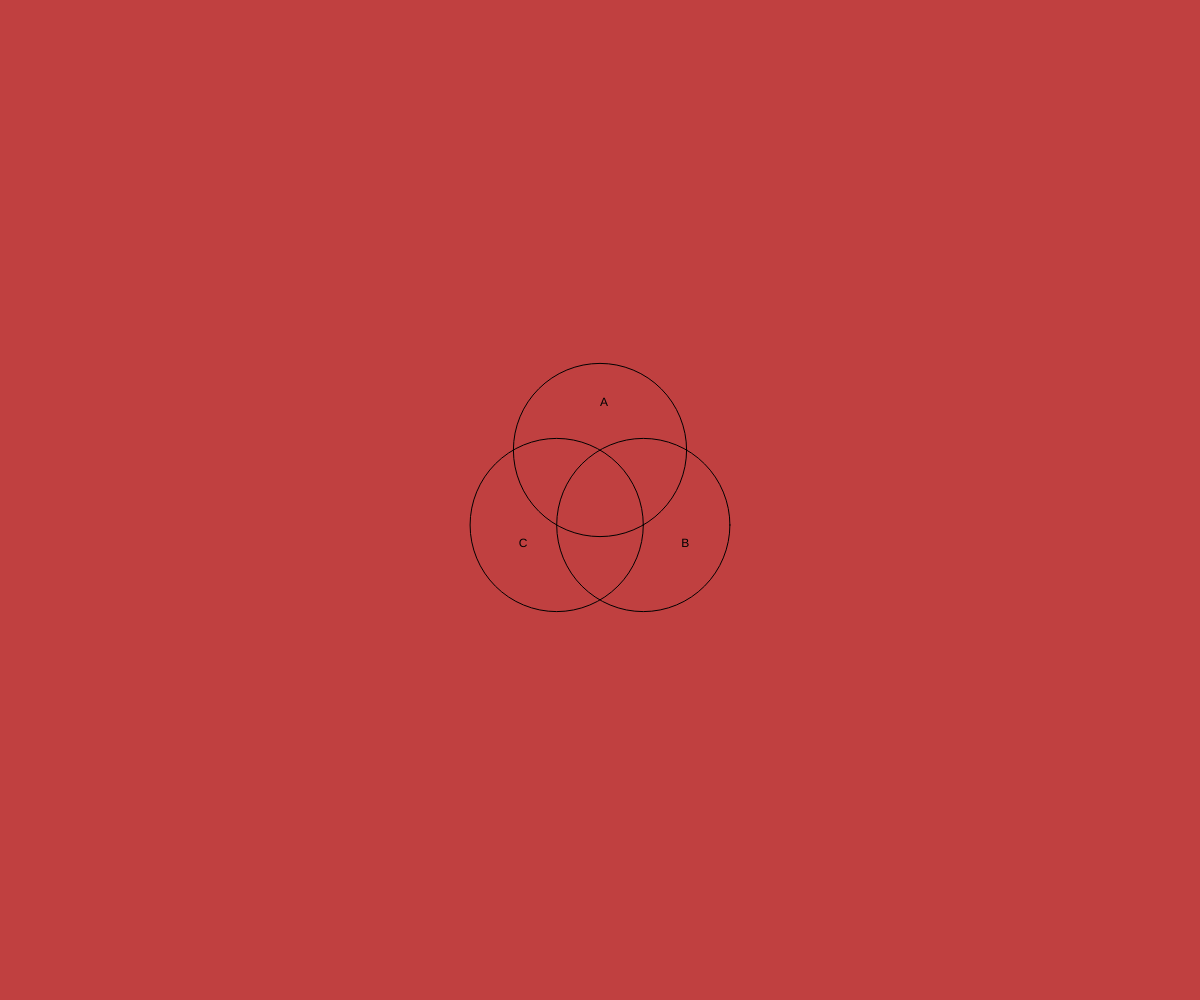
Frame 1 (no input)
Frame 60 (no input): identical to frame 1, image omitted
Frame 120 (the mouse pressed at the canvas centre since frame 60): identical to frame 1, image omitted

The p5.js sketch that drew this single still picture (run headless with seeded random() and noise() and a simulated clock; from frame 60 on, the mouse is pressed at the canvas centre):

// p5.js sketch
// ── sketch.js
function setup() {
  createCanvas(windowWidth, windowHeight)

  // globals
  pg = createGraphics(width, height)

  transparent = color(0,0,0,0)
  opaque = color(0,0,0,255)

  sqrt3 = sqrt(3)

  v = new VennDiagram()

  // mouse can hover over a combination of these circles
  mouseOvers = createObj({
    keys: [A, B, C],
    makeVal: () => false
  })

  clickedRegions = createObj({
    keys: subregions,
    makeVal: () => false
  })

}

function draw() {

  let frame = imgFromGraphics(pg => {

    pg.background(255, 0, 0, 128)

    // draw labels
    // fill(0)
    // for (let region of subregions) {
    //   let pt = v.centers[region]
    //   pg.circle(pt.x, pt.y, 5)
    // }

    let labels = {
      [A & ~B & ~C]: 'A',
      [~A & B & ~C]: 'B',
      [~A & ~B & C]: 'C',
    }
    for (let region in labels) {
      let pt = v.centers[region]
      pg.text(labels[region], pt.x, pt.y)
    }


    // draw clicks
    for (let region in clickedRegions) {
      if (clickedRegions[region]) {
        let img = v.masks[region].img
        pg.image(img, 0, 0)
      }
    }

    // draw arcs
    // pg.noFill()
    // pg.stroke(0)
    // for (let a of Object.values(v.arcs) ) {
    //   a.draw(pg)
    // }
  })

  // // draw hovers by masking
  // let region = currentMouseoverRegion()
  // if (region in v.masks) {
  //   frame.mask(v.masks[region].img, 0, 0)
  // }

  background(128)
  image(frame, 0, 0)
  v.draw()
}

// --- mouse functions --- //

function isMouseOverCircle(x, y, r) {
  return squaredDistance(x, y, mouseX, mouseY) < sq(r)
}

function squaredDistance(x1, y1, x2, y2) {
  return sq(x2 - x1) + sq(y2 - y1)
}

function currentMouseoverRegion() {
  let flags = 0b1111111  //0xFF
  for (let region in mouseOvers) {
    flags = flags & (mouseOvers[region] ? region : ~region)
  }
  return flags
}

function mouseMoved() {
  for (let region of [A, B, C]) {
    let pt = v.centers[region]
    mouseOvers[region] = isMouseOverCircle(pt.x, pt.y, sqrt3*v.r)
  }
}

function mouseClicked() {
  let region = currentMouseoverRegion()
  if (region in clickedRegions) {
    clickedRegions[region] = !clickedRegions[region]
  }
  // console.log(clickedRegions)
}

//

function VennDiagram({center=createVector(width/2, height/2), r=50}={}) {
  this.center = center
  this.r = r

  this.centers = (() => {

    // 3 main circle centers, A,B,C
    let centers = {},
        angles = angleNths(3),
        regions = [A, B, C]
    for (let i = 0; i < 3; i++) {
      let region = regions[i],
          angle = angles[i],
          pt = polarToRect(this.r, angle).add(this.center)

      centers[region] = pt
    }

    // 7 subregion centers, from AND/OR-ing A/B/C
    angles = angleNths(6)
    for (let i = 0; i < 6; i++) {
      let region = subregions[i],
          angle = angles[i],
          scl = (i % 2 == 0) ? 15/8 : 5/4  // just eyeballing what looks good
          // scl = 1

      centers[region] = polarToRect(this.r * scl, angle).add(this.center)
    }
    // centers[A & B & C]
    centers[1 << 6] = this.center
    // console.log(centers)
    return centers
  })()

  this.circles = createObj({
    keys: [A, B, C],
    makeVal: (k) => new Circle(this.centers[k].x, this.centers[k].y, 2*sqrt3*this.r)
  })

  let masks = createObj({
    keys: [A, B, C],
    makeVal: (k) => maskFromGraphics(pg => this.circles[k].draw(pg) )
  })
  Object.assign(masks, {
    [A & B & ~C]: masks[A]
      .and(masks[B])
      .and(masks[C].not()),

    [A & ~B & C]: masks[A]
      .and(masks[B].not())
      .and(masks[C]),

    [~A & B & C]: masks[A].not()
      .and(masks[B])
      .and(masks[C]),

    [A & ~B & ~C]: masks[A]
      .and(masks[B].not())
      .and(masks[C].not()),

    [~A & B & ~C]: masks[A].not()
      .and(masks[B])
      .and(masks[C].not()),

    [~A & ~B & C]: masks[A].not()
      .and(masks[B].not())
      .and(masks[C]),

    [A & B & C]: masks[A]
      .and(masks[B])
      .and(masks[C]),

    // // [~(A | B | C)]: circleMasks[A]
    // [~A & ~B & ~C & 0b1111111]: masks[A]
    //   .or(masks[B])
    //   .or(masks[C])
    //   .not(),
  })
  this.masks = masks

  // this.arcs = {
  //   a: new Arc(this.centers[A], PI, 0),
  //   b: new Arc(this.centers[B], 5*PI/3, 2*PI/3),
  //   c: new Arc(this.centers[C], PI/3, 4*PI/3),
  //   ab1: new Arc(this.centers[B], 4*PI/3, 5*PI/3),
  //   ab2: new Arc(this.centers[A], 0, PI/3),
  //   bc1: new Arc(this.centers[C], 0, PI/3),
  //   bc2: new Arc(this.centers[B], 2*PI/3, PI),
  //   ac1: new Arc(this.centers[A], 2*PI/3, PI),
  //   ac2: new Arc(this.centers[C], 4*PI/3, 5*PI/3),
  //   abc1: new Arc(this.centers[C], 5*PI/3, 0),
  //   abc2: new Arc(this.centers[A], PI/3, 2*PI/3),
  //   abc3: new Arc(this.centers[B], PI, 4*PI/3),
  // }

  this.draw = function() {
    // draw outlines of circles

    fill(transparent)
    stroke(0)
    for (let region of [A, B, C]){
      let pt = this.centers[region]
      circle(pt.x, pt.y, 2*sqrt3*this.r)
    }

  }
}

function Circle(x, y, r) {
  this.x = x
  this.y = y
  this.r = r

  this.draw = function(pg) {
    if (pg === undefined) {
      circle(this.x, this.y, this.r)
    }
    else {
      pg.circle(this.x, this.y, this.r)
    }
  }
}

// function Arc(center, start, end) {
//   this.center = center
//   this.start = start
//   this.end = end

//   this.draw = function(pg=undefined) {
//     if (pg) {
//       pg.arc(this.center.x, this.center.y, 2*sqrt3*v.r, 2*sqrt3*v.r, this.start, this.end)
//     }
//     else {
//       arc(this.center.x, this.center.y, 2*sqrt3*v.r, 2*sqrt3*v.r, this.start, this.end)
//     }
//   }
// }

// ── flags.js
// each bit is a flag for one of 7 subregions
// bit 0000001 = top region, A & !B & !C
// ...rotate clockwise...
// bit 0100000 = left mid region, A & C & !B
// bit 1000000 = center, A & B & C

// REGION = {
//   A: 0b1100011,
//   B: 0b1001110,
//   C: 0b1111000,
// }
A = 0b1100011
B = 0b1001110
C = 0b1111000

subregions = [
  A & ~B & ~C,
  A & B & ~C,
  ~A & B & ~C,
  ~A & B & C,
  ~A & ~B & C,
  A & ~B & C,
  A & B & C,
]

otherMasks = [
  A,
  B,
  C,
  A & B,
  A & C,
  B & C,
  A | B,
  A | C,
  B | C,
  A | B | C,
  ~C,
  ~A & 0b1111111,
  ~B & 0b1111111,
  ~C & 0b1111111,
]

function parseMask(mask) {
  let regions = mask & 0b1111111  // ignore any stray bits created from NOT operations (~), only keeping first 7

  logBinary(regions)
  // for (let i = 0; i < 7; i++) {
  //   let r = subregions[i]
  //   if (regions & r) {
  //     console.log(`bit ${i}`)
  //   }
  // }

  let [ons, offs] = partition(range(7), i => !! (subregions[i] & regions))
  console.log(' on:', ons.join(','))
  console.log('off:', offs.join(','))
}

function range(n) {
  let arr = []
  for (let i = 0; i < n; i++) {
    arr.push(i)
  }
  return arr
}

function partition(arr, key) {
  let trues = [],
      falses = []

  // for (let i = 0; i < arr.length; i++) {
  //   let item = arr[i]
  for (let item of arr) {
    if ( key(item) ) {
      trues.push(item)
    }
    else {
      falses.push(item)
    }
  }

  return [trues, falses]
}

function logBinary(int) {
  console.log((int).toString(2))
}

function hasDuplicates(array) {
    return (new Set(array)).size !== array.length
}

function testFlags() {
  console.log(
    (~B | C) & 0b1111111 ==
    0b1111001)  // true

  for (let b of subregions) {
    logBinary(b)
  }
  console.log()
  for (let b of otherMasks) {
    logBinary(b)
  }

  console.log(
    hasDuplicates([
      ...subregions,
      ...otherMasks]) == false
  )

  parseMask(B | A)
  parseMask(A & B & C)
}

// testFlags()

// ── masking.js
// --- mask functions --- //

function Mask(img=undefined) {
  // gives boolean operations to image masks (ie images using alpha channel)

  this.img = (img === undefined) ?
    createImage(width, height) :
    img

  this.and = function(other) {
    let img = clone(
      (other instanceof Mask) ?
        other.img :
        other
    )
    img.mask(this.img, 0, 0)
    return new Mask(img)
  }

  this.or = function(other) {
    return (other instanceof Mask) ?
      new Mask(addImages(this.img, other.img)) :
      new Mask(addImages(this.img, other))
  }

  this.not = function() {
    return new Mask(invertOpacity(clone(this.img)))
  }
}

function invertOpacity(img) {
  img.loadPixels()
  // let d = pg.pixelDensity()
  // let numPixelValues = 4 * (width * d) * (height * d)  // for graphics context displays rendered to device screens
  let numPixelValues = 4 * width * height  // for images, which I don't think have pixel densities

  for (let i = 0; i < numPixelValues; i += 4) {
    // pg.pixels[i] = r
    // pg.pixels[i+1] = g
    // pg.pixels[i+2] = b
    img.pixels[i+3] = 255 - img.pixels[i+3]  // invert alpha channel
  }

  img.updatePixels()
  return img
}

function addImages(...imgs) {
  let result = createImage(width, height)
  for (let img of imgs) {
    result.blend(img,
                 0, 0, width, height,
                 0, 0, width, height,
                 ADD)
  }
  return result
}

function clone(img) {
  let result = createImage(width, height)
  result.copy(img,
              0, 0, width, height,
              0, 0, width, height)
  return result
}

function imgFromGraphics(fn) {
  // fn(pg) draws on graphics context, returns img
  // reuse global pg and just clear it before this use

  // let pg = createGraphics(width, height)
  pg.clear()
  pg.noErase()
  pg.background(transparent)

  fn(pg)

  let img = createImage(width, height)
  img.copy(pg, 0, 0, width, height, 0, 0, width, height)
  return img
}

function maskFromGraphics(drawFn) {
  let img = imgFromGraphics(pg => {
    pg.background(transparent)
    pg.fill(opaque)
    drawFn(pg)
  })
  return new Mask(img)
}

// ── style.css
html, body {
  margin: 0;
  padding: 0;

  /* overscroll-behavior-y: none; */ /* doesn't work, at least on safari */
  /* instead: */
  position: fixed;
  overflow: hidden;
}

canvas {
  display: block;
}

// ── utils.js
// --- utils --- //

function createObj({keys, makeVal}) {
  let obj = {}
  for (let i = 0; i < keys.length; i++) {
    let k = keys[i]
    obj[k] = makeVal(k, i)
  }
  return obj
}

function powersOf2(n) {
  let result = []
  for (let i = 0; i < n; i++) {
    result.push( 1 << i )
  }
  return result
}

function zip(...arrs) {
  let minLength = Math.min(...arrs.map(a => a.length)),
      result = []
  for (let i = 0; i < minLength; i++) {
    result.push(arrs.map(a => a[i]))
  }
  return result
}

function angleNths(n) {
  angles = []
  start = - HALF_PI // north on canvas
  end = start + TAU
  inc = (TAU) / n
  for (t=start; t<end; t+=inc) {
    angles.push(t)
  }
  return angles
}

function polarToRect(r, t) {
  x = r*cos(t)
  y = r*sin(t)
  return new p5.Vector(x, y)
}
